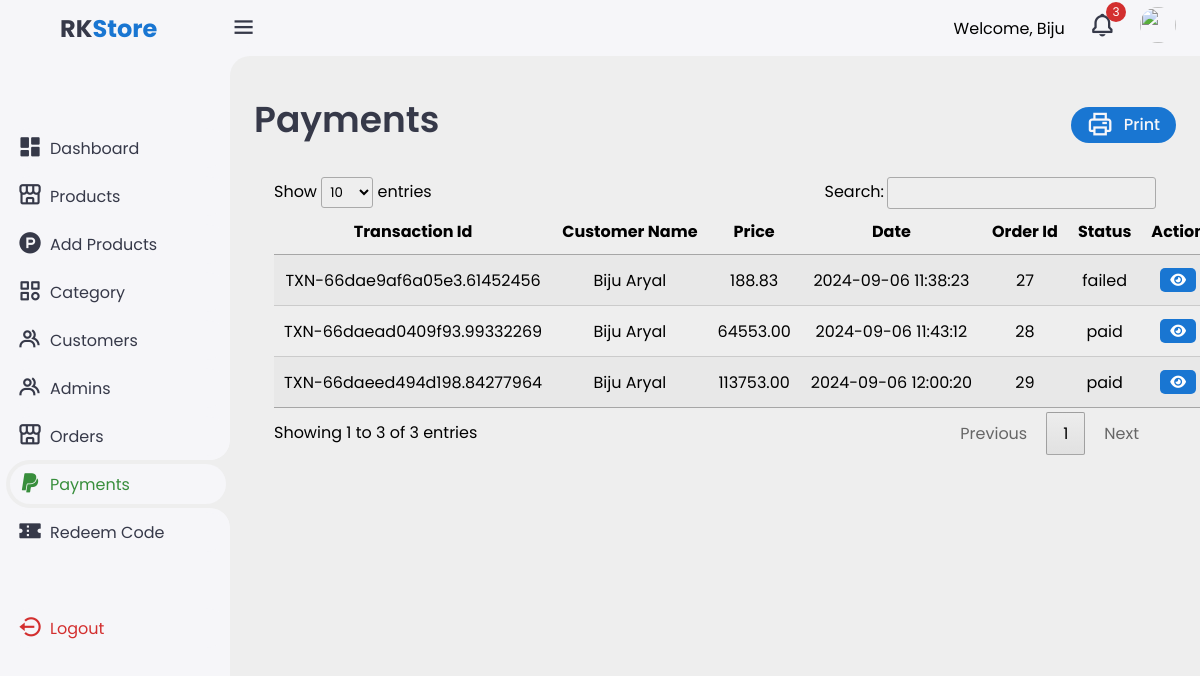
/admin/payments.php (signed in), run on an earlier commit of the app's database.
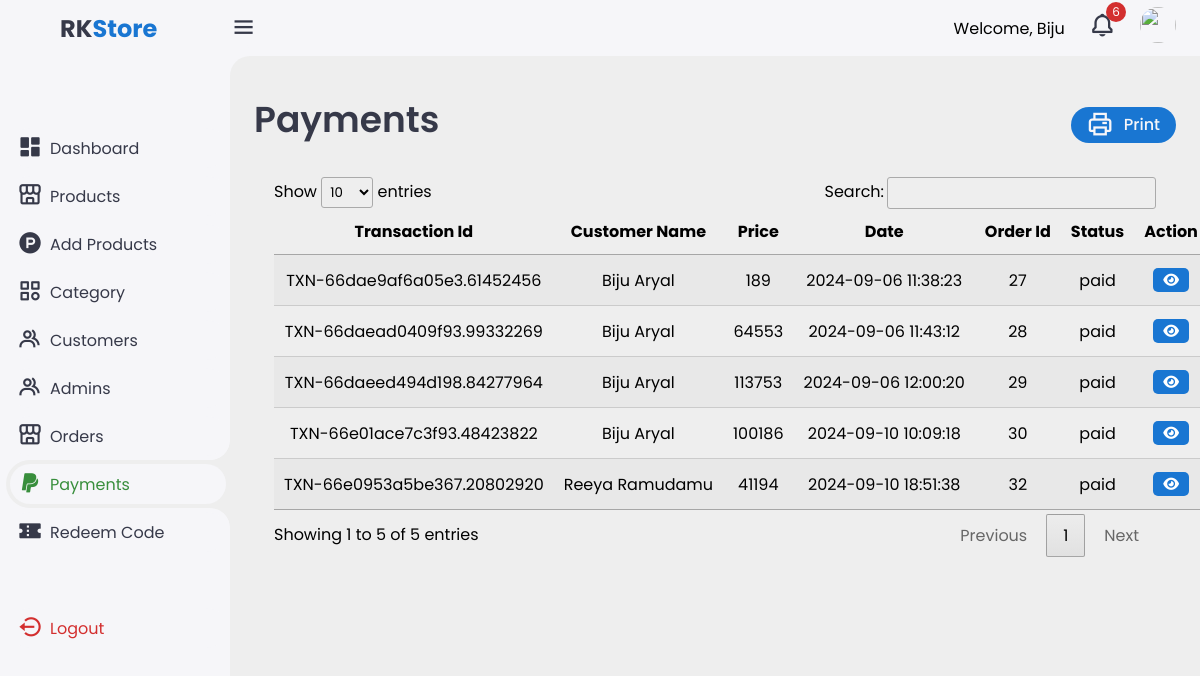
And on a later commit of the database.
### tables this page shows
CREATE TABLE `payments` (
  `payment_id` int(11) NOT NULL,
  `order_id` int(11) DEFAULT NULL,
  `payment_method` varchar(50) DEFAULT NULL,
  `payment_status` enum('paid','pending','failed') DEFAULT 'pending',
  `transaction_id` varchar(100) DEFAULT NULL,
  `amount` decimal(10,0) NOT NULL,
  `payment_date` timestamp NOT NULL DEFAULT current_timestamp()
);

CREATE TABLE `users` (
  `user_id` int(11) NOT NULL,
  `first_name` varchar(50) NOT NULL,
  `last_name` varchar(50) NOT NULL,
  `profile_pic` varchar(255) DEFAULT NULL,
  `email` varchar(100) NOT NULL,
  `password` varchar(255) NOT NULL,
  `phone_number` varchar(15) DEFAULT NULL,
  `address` varchar(255) DEFAULT NULL,
  `street` varchar(255) DEFAULT NULL,
  `apartment` varchar(255) DEFAULT NULL,
  `city` varchar(255) DEFAULT NULL,
  `status` enum('active','disabled') DEFAULT 'active',
  `verification` enum('verified','unverified') DEFAULT 'unverified',
  `verification_token` varchar(255) DEFAULT NULL,
  `created_at` timestamp NULL DEFAULT NULL,
  `updated_at` timestamp NOT NULL DEFAULT current_timestamp() ON UPDATE current_timestamp()
);

### admin/payments.php (the view, shortened to what this page needs)
<?php
include_once("./include/sidebar.php");
include_once('./php/connection.php');
?>
<main>
    <div class="header">
        <div class="left">
            <h1>Payments</h1>
        </div>
        <a href="#" class="report" onclick="printOrders()">
            <i class='bx bx-printer'></i>
            <span>Print</span>
        </a>
    </div>
    <div class="container">
        <?php
        $sql = "SELECT * FROM payments";
        $result = mysqli_query($conn, $sql);
        ?>
        <table id="example" class="display responsive nowrap" style="width:100%;">
            <thead>
                <tr>
                    <th>Transaction Id</th>
                    <th>Customer Name</th>
                    <th>Price</th>
                    <th>Date</th>
                    <th>Order Id</th>
                    <th>Status</th>
                    <th>Action</th>
                </tr>
            </thead>
            <tbody>
                <?php
                if (mysqli_num_rows($result) > 0) {
                    while ($row = mysqli_fetch_assoc($result)) {
                        $order_id = $row['order_id'];
                        $orderSql = "SELECT * FROM orders WHERE order_id='$order_id'";
                        $orderRow = mysqli_fetch_assoc(mysqli_query($conn,$orderSql));
                        $userId = $orderRow['user_id'];
                        $userSql = "SELECT * FROM users WHERE user_id='$userId'";
                        $rowUser = mysqli_fetch_assoc(mysqli_query($conn,$userSql));
                        echo "<tr>";
                        echo "<td>" . $row['transaction_id'] . "</td>";
                        echo "<td>" . $rowUser['first_name'] ." ". $rowUser['last_name'] . "</td>";
                        echo "<td>" . $row['amount'] . "</td>";
                        echo "<td>" . $row['payment_date'] . "</td>";
                        echo "<td>" . $row['order_id'] . "</td>";
                        echo "<td>" . $row['payment_status'] . "</td>";
                        echo "<td class='actions'>
                         <a href='./php/view-order.php?orderId=" . $row['order_id'] . "'><i class='fa fa-eye edit'></i></a>
                      </td>";
                        echo "</tr>";
                    }
                } else {
                    echo "<tr><td colspan='7'>No categories found</td></tr>";
                }
                ?>
            </tbody>
        </table>
    </div>
</main>
<?php
include_once("./include/bottom.php");
?>

### admin/include/sidebar.php (shortened to what this page needs)
<?php
$connection = mysqli_connect("localhost", "root", "", "rk_db");
?>
<!DOCTYPE html>
<html lang="en">
<head>
    <link href='https://unpkg.com/boxicons@2.1.4/css/boxicons.min.css' rel='stylesheet'>
    <link rel="stylesheet" href="https://cdnjs.cloudflare.com/ajax/libs/font-awesome/6.6.0/css/all.min.css">
    <link rel="stylesheet" href="https://unicons.iconscout.com/release/v3.0.6/css/line.css">
    <link rel="stylesheet" href="./css/style.css">
    <link rel="stylesheet" href="https://cdn.datatables.net/1.10.19/css/jquery.dataTables.min.css">
    <link rel="stylesheet" href="https://cdn.datatables.net/responsive/2.2.3/css/responsive.dataTables.min.css">
</head>
<body>
    <div class="sidebar">
        <a href="#" class="logo">
            <div class="logo-name"><span>RK</span>Store</div>
        </a>
        <ul class="side-menu">
            <li class="active"><a href="index.php"><i class='bx bxs-dashboard'></i>Dashboard</a></li>
            <li><a href="products.php"><i class='bx bx-store-alt'></i>Products</a></li>
            <li><a href="add-product.php"><i class='bx bxl-product-hunt'></i>Add Products</a></li>
            <li><a href="category.php"><i class='bx bx-category'></i>Category</a></li>
            <li><a href="users.php"><i class='bx bx-group'></i>Customers</a></li>
            <li><a href="admin.php"><i class='bx bx-group'></i>Admins</a></li>
            <li><a href="orders.php"><i class='bx bx-store-alt'></i>Orders</a></li>
            <li><a href="payments.php"><i class='bx bxl-paypal'></i>Payments</a></li>
            <li><a href="redeem-code.php"><i class='bx bxs-coupon'></i>Redeem Code</a></li>
        </ul>
        <ul class="side-menu">
            <li>
                <a href="./include/logout.php" class="logout">
                    <i class='bx bx-log-out-circle'></i>
                    Logout
                </a>
            </li>
        </ul>
    </div>
    <div class="content">
        <nav>
            <i class='bx bx-menu'></i>
            <?php
            $sqli = "SELECT * FROM orders WHERE status='pending'";
            $resulti = mysqli_query($connection, $sqli);
            ?>
            <p>Welcome, <?php echo $_SESSION['name']; ?></p>
            <div class="notif">
                <a href="#">
                    <i class='bx bx-bell'></i>
                    <span class="count"><?php echo mysqli_num_rows($resulti); ?></span>
                </a>
            </div>
            <a href="settings.php" class="profile">
                <img src="../logo.png">
            </a>
        </nav>

What changed in the data, as far as the page shows it:
changed payments "TXN-66dae9af6a05e3.61452456": amount "188.83" → "189"; payment_status "failed" → "paid"
computed for payments "TXN-66daead0409f93.99332269": amount "64553.00" → "64553"
computed for payments "TXN-66daeed494d198.84277964": amount "113753.00" → "113753"
added payments: transaction "TXN-66e01ace7c3f93.48423822", users.first_name "Biju", users.last_name "Aryal", amount "100186", payment_date "2024-09-10 10:09:18", order "30", payment_status "paid"
added payments: transaction "TXN-66e0953a5be367.20802920", users.first_name "Reeya", users.last_name "Ramudamu", amount "41194", payment_date "2024-09-10 18:51:38", order "32", payment_status "paid"
Also different on the page:
mysqli_num_rows($resulti): "3" → "6"
text written by a page script: "Show entries Search: Showing 1 to 3 of 3 entries Previous 1 Next" → "Show entries Search: Showing 1 to 5 of 5 entries Previous 1 Next"
